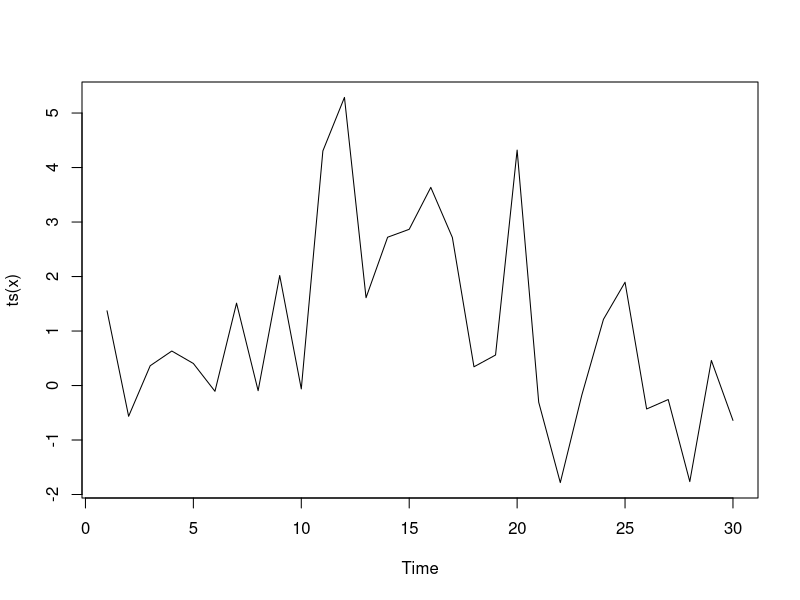

Recreate this plot in R.
## genData.R
## Generate some synthetic data for analysis via HMMs

set.seed(42)

## First, a very short sequence for testing purposes
x = rnorm(30)
x[11:20] = x[11:20] + 3
plot(ts(x))

write(x, "short.txt", sep="\n")

## eof

